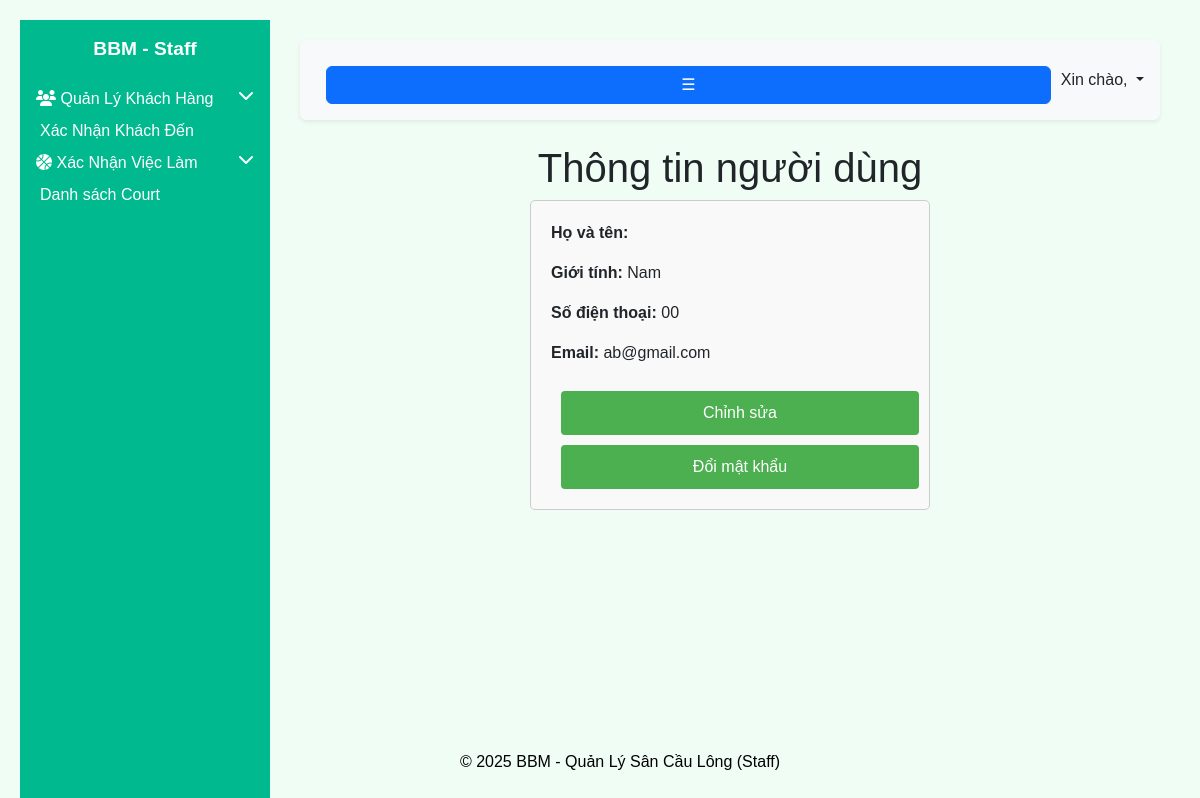
Before: /user/userdetail2/ (signed in) with the older database file.
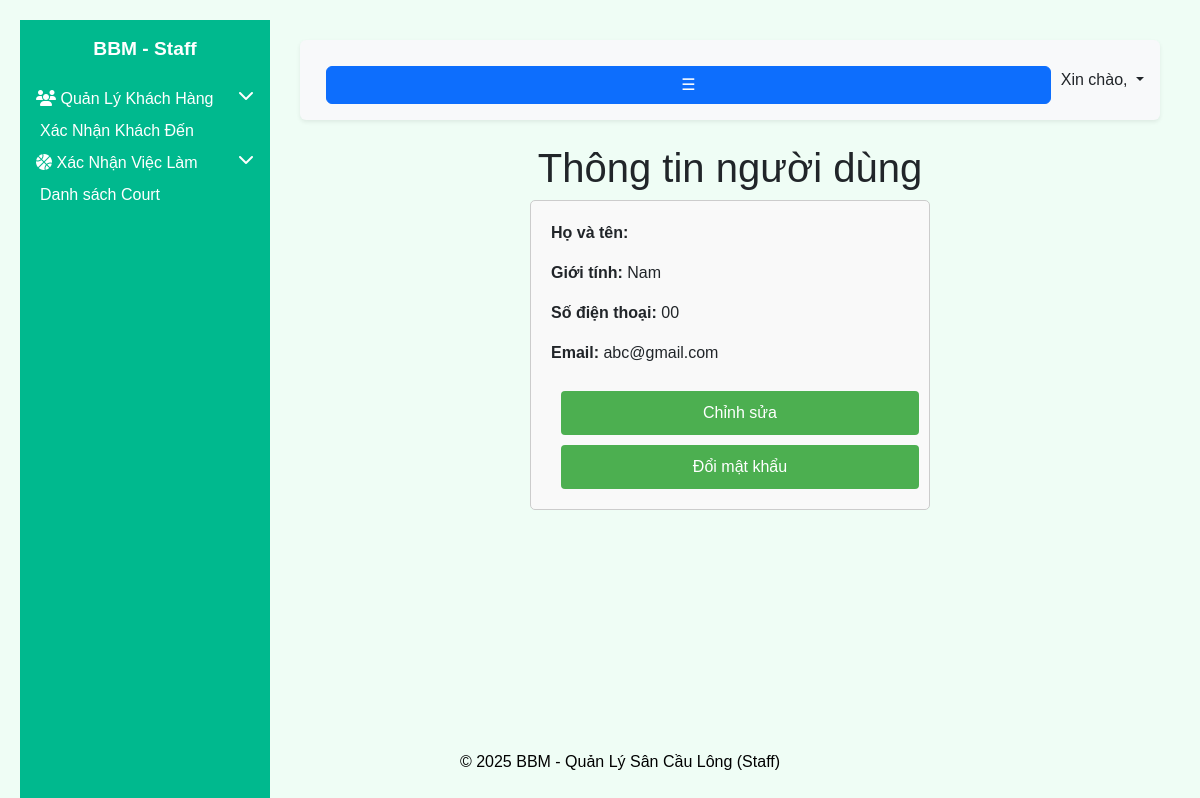
After: the same page with the newer database file.
### BUser/models.py (models this page shows, shortened)
class User(AbstractUser):
    ROLE_CHOICES = [
        ('customer', 'Customer'),
        ('courtstaff', 'Court Staff'),
        ('courtmanager', 'Court Manager'),
    ]
    role = models.CharField(max_length=20, choices=ROLE_CHOICES)
    GENDER_CHOICES = [
        ('M', 'Nam'),
        ('F', 'Nữ'),
        ('O', 'Khác')
    ]
    gender = models.CharField(max_length=1, choices=GENDER_CHOICES, default='M')
    sdt= models.IntegerField(default=0, null=True, blank=True)

### BUser/views.py (the view)
# urls.py: path('userdetail2/', views.userDetail2, name='userdetail2'),
def userDetail2(request):
    user=request.user
    return render(request, "home/r2userdetail.html", {'user':user})

### home/templates/home/r2userdetail.html (shortened to what this page needs)
{% extends "r2master_page.html" %}
{% load static %}
{% block navbar %}
    {% include '../r2navbar.html' %}
{% endblock %}
{%block sidebar%}
    {%include '../r2sidebar.html' %}
{%endblock%}
{% block footer %}
    {% include '../r2footer.html' %}
{% endblock %}
{% block content %}
<head>
    <link href="{% static 'home/css/userdetail.css' %}" rel="stylesheet">
</head>
<body>
    <h1 style="text-align:center;">Thông tin người dùng</h1>
    <div id="userInfo" class="info-container">
        <p><strong>Họ và tên:</strong> {{user.last_name}} {{user.first_name}}</p>
        <p><strong>Giới tính:</strong>
            {% if user.gender == 'M' %}
                Nam
            {% elif user.gender == 'F' %}
                Nữ
            {% elif user.gender == 'O' %}
                Khác
            {% endif %}
        </p>
        <p><strong>Số điện thoại:</strong> 0{{user.sdt}}</p>
        <p><strong>Email:</strong> {{user.email}}</p>
        <form action="{% url 'changeinf2' %}" method="get">
            <button type="submit">Chỉnh sửa</button>
        </form>
        <a href="{% url 'password_change2' %}"><button type="submit">Đổi mật khẩu</button></a>
    </div>
</body>
{% endblock %}

Changed rows visible on the page:
changed User: email "ab@gmail.com" → "abc@gmail.com"
